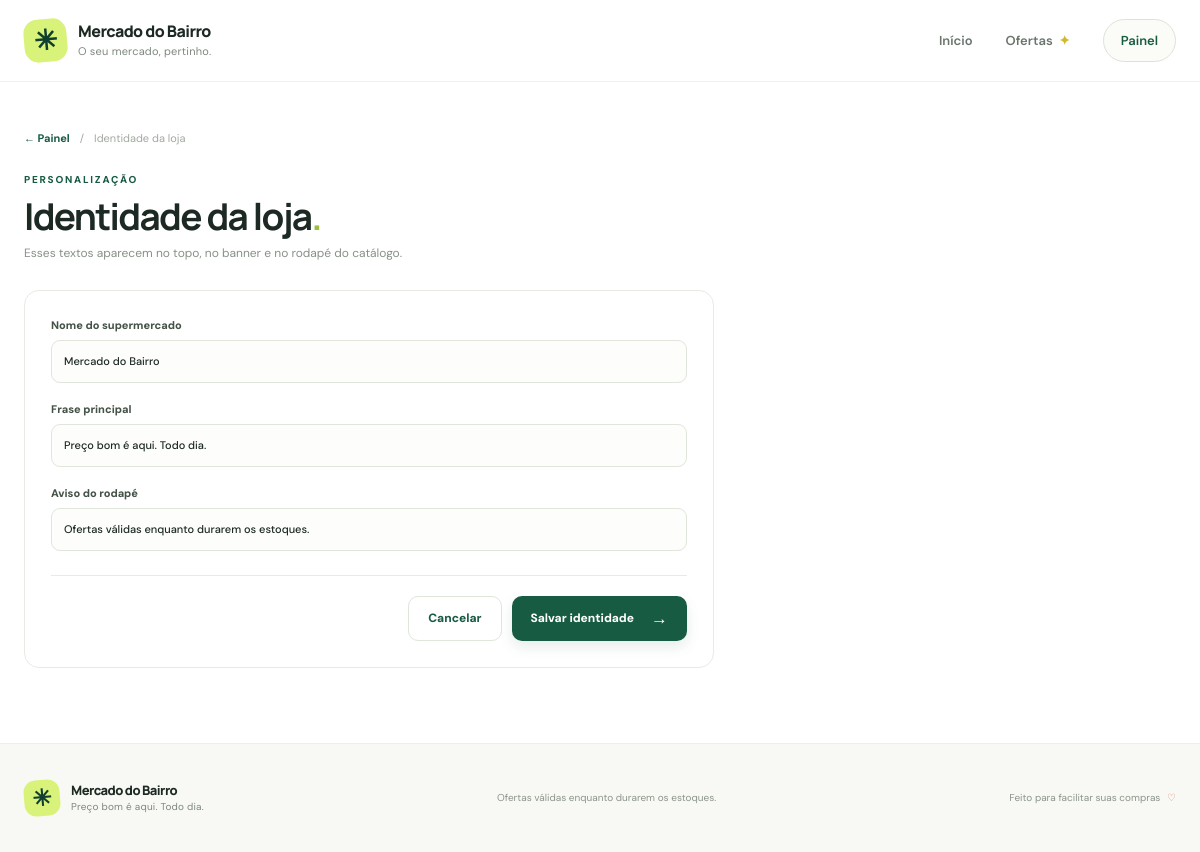
The app's page /admin/configuracoes (signed in) with its own data.
### tables this page shows
CREATE TABLE settings (
            key TEXT PRIMARY KEY,
            value TEXT NOT NULL
        );

### app.py (the view, shortened to what this page needs)
@app.route("/admin/configuracoes", methods=["GET", "POST"])
@admin_required
def admin_settings():
    db = get_db()
    settings = {key: get_setting(key) for key in ("store_name", "store_tagline", "store_notice")}
    return render_template("settings.html", settings=settings)

### app.py (called while the page is built)
def get_db() -> sqlite3.Connection:
    if "db" not in g:
        g.db = sqlite3.connect(DATABASE)
        g.db.row_factory = sqlite3.Row
        g.db.execute("PRAGMA foreign_keys = ON")
    return g.db

def get_setting(key: str, default: str = "") -> str:
    row = get_db().execute("SELECT value FROM settings WHERE key = ?", (key,)).fetchone()
    return row["value"] if row else default

def csrf_token() -> str:
    if "csrf_token" not in session:
        session["csrf_token"] = secrets.token_urlsafe(32)
    return session["csrf_token"]

@app.before_request
def protect_posts():
    if request.method == "POST":
        expected = session.get("csrf_token", "")
        provided = request.form.get("csrf_token", "")
        if not expected or not hmac.compare_digest(expected, provided):
            abort(400, description="Token de segurança inválido. Atualize a página e tente novamente.")

@app.context_processor
def inject_template_helpers():
    return {
        "csrf_token": csrf_token,
        "store_name": get_setting("store_name", "Mercado do Bairro"),
        "store_tagline": get_setting("store_tagline", "Preço bom é aqui. Todo dia."),
        "store_notice": get_setting("store_notice", "Ofertas válidas enquanto durarem os estoques."),
        "admin_logged_in": bool(session.get("admin_logged_in")),
    }

def admin_required(view):
    @wraps(view)
    def wrapped(*args, **kwargs):
        if not session.get("admin_logged_in"):
            return redirect(url_for("admin_login", next=request.path))
        return view(*args, **kwargs)
    return wrapped

### templates/settings.html (shortened to what this page needs)
{% extends 'base.html' %}
{% block content %}
<section class="admin-page container form-page settings-page">
  <div class="breadcrumb"><a href="{{ url_for('admin_dashboard') }}">← Painel</a><span>/</span><span>Identidade da loja</span></div>
  <div class="form-page-heading"><div><span class="section-kicker">PERSONALIZAÇÃO</span><h1>Identidade da loja<span class="heading-period">.</span></h1><p>Esses textos aparecem no topo, no banner e no rodapé do catálogo.</p></div></div>
  <form method="post" class="settings-form"><input type="hidden" name="csrf_token" value="{{ csrf_token() }}"><section class="editor-panel"><div class="form-stack"><label>Nome do supermercado<input name="store_name" required maxlength="70" value="{{ settings.store_name }}" placeholder="Ex.: Mercado do Bairro"></label><label>Frase principal<input name="store_tagline" maxlength="120" value="{{ settings.store_tagline }}" placeholder="Ex.: Preço bom é aqui. Todo dia."></label><label>Aviso do rodapé<input name="store_notice" maxlength="180" value="{{ settings.store_notice }}" placeholder="Ex.: Ofertas válidas enquanto durarem os estoques."></label></div><div class="settings-actions"><a href="{{ url_for('admin_dashboard') }}" class="btn btn-outline">Cancelar</a><button class="btn btn-green" type="submit">Salvar identidade <span>→</span></button></div></section></form>
</section>
{% endblock %}

### templates/base.html (shortened to what this page needs)
<!doctype html>
<html lang="pt-BR">
<head>
  <link rel="stylesheet" href="{{ url_for('static', filename='css/style.css') }}">
</head>
<body>
  <header class="site-header">
    <div class="header-inner">
      <a class="brand" href="{{ url_for('index') }}" aria-label="Página inicial">
        <span class="brand-mark">✳</span>
        <span class="brand-copy"><strong>{{ store_name }}</strong><small>O seu mercado, pertinho.</small></span>
      </a>
      <nav class="main-nav" aria-label="Navegação principal">
        <a href="{{ url_for('index') }}" class="{% if request.endpoint == 'index' %}current{% endif %}">Início</a>
        <a href="{{ url_for('index', ofertas=1) }}">Ofertas <span class="nav-spark">✦</span></a>
        {% if admin_logged_in %}
          <a href="{{ url_for('admin_dashboard') }}" class="nav-admin">Painel</a>
        {% else %}
          <a href="{{ url_for('admin_login') }}" class="nav-admin">Área do gerente</a>
        {% endif %}
      </nav>
    </div>
  </header>
  <main>{% block content %}{% endblock %}</main>
  <footer class="site-footer">
    <div class="footer-inner">
      <a class="brand footer-brand" href="{{ url_for('index') }}"><span class="brand-mark">✳</span><span class="brand-copy"><strong>{{ store_name }}</strong><small>{{ store_tagline }}</small></span></a>
      <p>{{ store_notice }}</p>
      <span class="footer-note">Feito para facilitar suas compras <span aria-hidden="true">♡</span></span>
    </div>
  </footer>
</body>
</html>

### static/css/style.css (style rules this page uses)
:root { --green:#175c42;--green-deep:#103f2f;--green-bright:#d9f27a;--cream:#f8f8f2;--ink:#1d2923;--muted:#758078;--line:#e8ebe3;--white:#fff;--coral:#f18168;--yellow:#f5d95b;--shadow:0 18px 50px rgba(25,53,38,.08) }
* { box-sizing:border-box }
html { scroll-behavior:smooth;scroll-padding-top:24px }
body { margin:0;background:#fff;color:var(--ink);font-family:'DM Sans',sans-serif;font-size:15px;line-height:1.5 }
h1,h2,h3,strong { font-family:'Manrope','DM Sans',sans-serif }
a { color:inherit;text-decoration:none }
button,input,textarea,select { font:inherit }
button,a,select { -webkit-tap-highlight-color:transparent }
button { cursor:pointer }
.container { width:min(1160px,calc(100% - 48px));margin-inline:auto }
.site-header { height:82px;background:#fff;display:flex;align-items:center;border-bottom:1px solid #f0f1ed;position:relative;z-index:10 }
.header-inner { width:min(1250px,calc(100% - 48px));margin:auto;display:flex;align-items:center;justify-content:space-between }
.brand { display:inline-flex;align-items:center;gap:11px;min-width:0 }
.brand-mark { display:grid;place-items:center;width:43px;height:43px;background:var(--green-bright);color:var(--green-deep);border-radius:14px;font-size:28px;font-weight:800;line-height:1;transform:rotate(-5deg) }
.brand-copy { display:flex;flex-direction:column;gap:0 }
.brand-copy strong { font-size:16px;letter-spacing:-.55px;line-height:1.35;font-weight:800 }
.brand-copy small { font-size:11px;color:#7e887e;letter-spacing:.2px }
.main-nav { display:flex;align-items:center;gap:33px;color:#6a756c;font-size:13px;font-weight:600 }
.main-nav a { transition:color .2s }
.main-nav .nav-admin { padding:11px 17px;border:1px solid #dce4da;border-radius:99px;color:var(--green);background:#fbfcf7 }
.nav-spark { color:#d2b92b;margin-left:3px }
.eyebrow,.section-kicker { font-size:10px;letter-spacing:1.75px;font-weight:800;color:var(--green);display:flex;align-items:center;gap:8px }
.btn { min-height:45px;border:0;border-radius:10px;padding:0 19px;display:inline-flex;align-items:center;justify-content:center;gap:17px;font-size:12px;font-weight:800;transition:transform .15s,box-shadow .15s,background .15s;white-space:nowrap }
.btn-light span,.btn-green span { font-size:17px;font-weight:500 }
.heading-period { color:#9abf3f }
.btn-green { background:var(--green);color:#fff;box-shadow:0 6px 14px #175c421c }
.site-footer { background:#f8f9f5;border-top:1px solid #edf0e9 }
.footer-inner { width:min(1160px,calc(100% - 48px));min-height:108px;margin:auto;display:flex;align-items:center;justify-content:space-between;gap:20px }
.footer-brand .brand-mark { width:36px;height:36px;border-radius:12px;font-size:23px }
.footer-brand .brand-copy strong { font-size:13px }
.footer-brand .brand-copy small { font-size:10px }
.footer-inner>p { font-size:10px;color:#8c9589 }
.footer-note { font-size:10px;color:#8b9589 }
.footer-note span { color:#e08370;margin-left:4px }
.admin-page { padding-top:48px;padding-bottom:75px }
.admin-topline h1,.form-page-heading h1 { font-size:37px;letter-spacing:-1.7px;margin:7px 0 6px;line-height:1.2 }
.admin-topline p,.form-page-heading p { margin:0;color:#879187;font-size:12px }
.btn-outline { border:1px solid #dfe6da;background:#fff;color:var(--green) }
.breadcrumb { display:flex;gap:10px;align-items:center;color:#a1a99f;font-size:11px;margin-bottom:25px }
.breadcrumb a { font-weight:700;color:var(--green) }
.form-page-heading { margin-bottom:28px }
.editor-panel { border:1px solid var(--line);border-radius:15px;background:#fff;padding:23px }
.form-grid label,.form-stack label,.image-options>label:last-child { display:flex;flex-direction:column;gap:7px;font-size:11px;font-weight:800;color:#445247 }
.form-grid input,.form-grid textarea,.form-stack input,.image-options input[type=url] { width:100%;min-width:0;border:1px solid #e0e6dc;background:#fdfefb;border-radius:9px;padding:12px 12px;color:var(--ink);font-size:11px;font-weight:500;outline:0;transition:border .15s,box-shadow .15s }
.form-grid input::placeholder,.form-grid textarea::placeholder,.form-stack input::placeholder,.image-options input::placeholder { color:#adb5aa }
.settings-form { max-width:690px }
.settings-form .editor-panel { padding:26px }
.form-stack { display:grid;gap:18px }
.settings-actions { display:flex;justify-content:flex-end;gap:10px;border-top:1px solid var(--line);margin-top:24px;padding-top:20px }

### records on screen
settings: value "Mercado do Bairro", store_name "Mercado do Bairro"
settings: store_tagline "Preço bom é aqui. Todo dia.", value "Preço bom é aqui. Todo dia."
settings: store_notice "Ofertas válidas enquanto durarem os estoques.", value "Ofertas válidas enquanto durarem os estoques."
